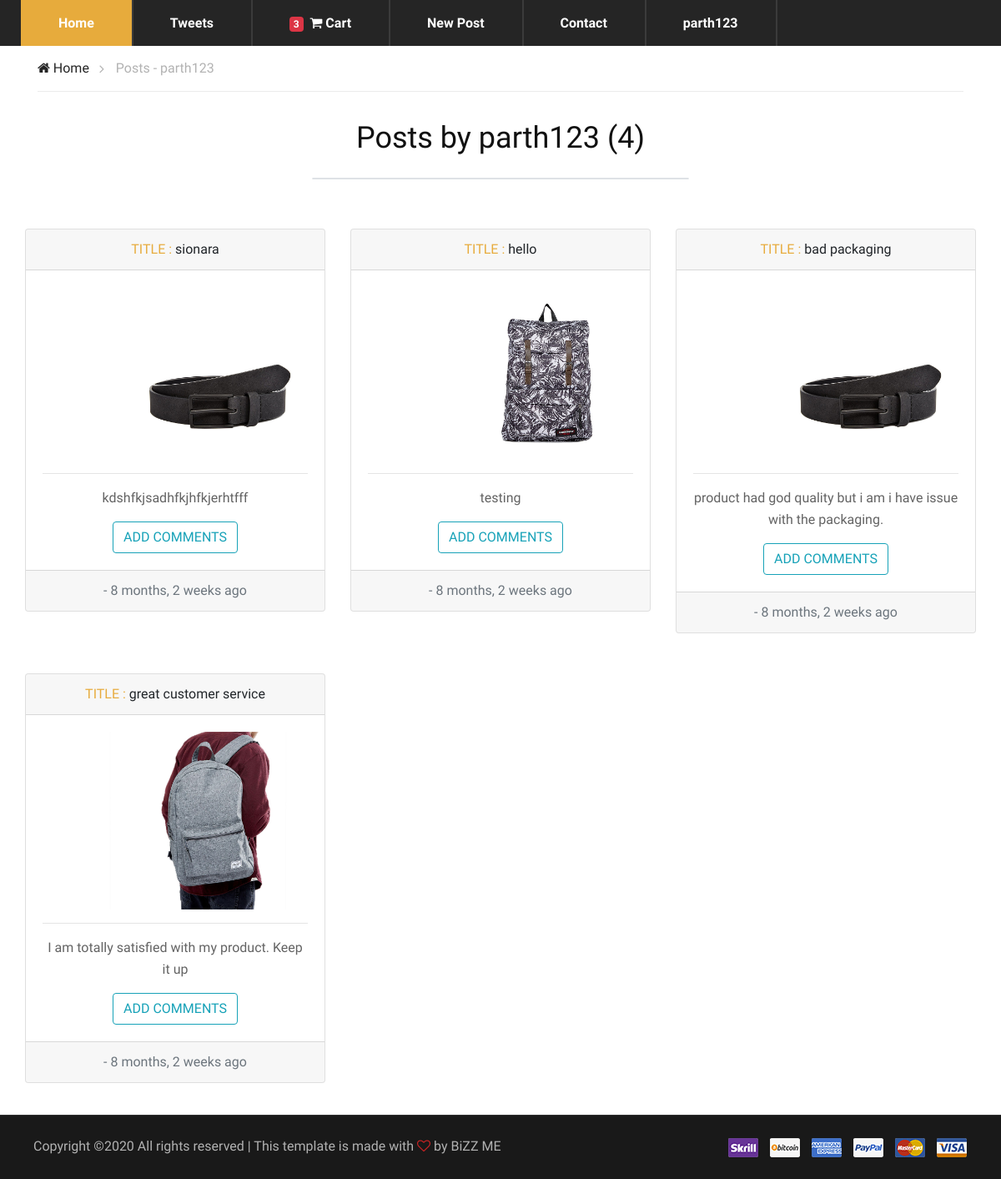
/posts/user/parth123 (signed in), run on the app's committed database.
### userpanel/models.py (models this page shows)
class User(AbstractUser):
    is_customer = models.BooleanField(default=False)
    is_business = models.BooleanField(default=False)

### ecommerce/models.py (models this page shows, shortened)
class Order(models.Model):
    user = models.ForeignKey(User,
                             on_delete=models.CASCADE)
    item = models.ManyToManyField(OrderItem)
    start_date = models.DateTimeField(auto_now_add=True)
    ordered_date = models.DateTimeField()
    ordered = models.BooleanField(default=False)
    billing_address = models.ForeignKey(
        'BillingAddress', on_delete=models.SET_NULL, blank=True, null=True)
    payment = models.ForeignKey(
        'Payment', on_delete=models.SET_NULL, blank=True, null=True)
    coupon = models.ForeignKey(
        'Coupon', on_delete=models.SET_NULL, blank=True, null=True)

### blogpost/models.py (models this page shows, shortened)
class Post(models.Model):
    user = models.ForeignKey(User, on_delete=models.CASCADE)
    title = models.CharField(max_length=120)
    content = models.TextField()
    date_posted = models.DateTimeField(default=timezone.now)
    image = models.ImageField(
        upload_to="BlogPost-image", null=True, blank=True)
    slug = models.SlugField(unique=True)
    updated = models.DateTimeField(auto_now=True, auto_now_add=False)
    timestamp = models.DateTimeField(auto_now=False, auto_now_add=True)
    class Meta:
        ordering = ["-timestamp", "-updated"]

### blogpost/views.py (the view)
# urls.py: path("user/<str:username>", UserPostListView.as_view(), name="user-posts"),
class UserPostListView(ListView):
    model = Post
    template_name = "blogpost/user_posts.html"  # <app>/<model>_<viewtype>.html
    context_object_name = "posts"
    paginate_by = 5
    def get_queryset(self):
        user = get_object_or_404(User, username=self.kwargs.get("username"))
        return Post.objects.filter(user=user).order_by("-date_posted")

### ecommerce/templatetags/cart_template_tags.py (called while the page is built)
@register.filter
def cart_item_count(user):
    if user.is_authenticated:
        qs = Order.objects.filter(user=user, ordered=False)
        if qs.exists():
            return qs[0].item.count()
    return 0

### templates/blogpost/user_posts.html (shortened to what this page needs)
{% extends "base.html" %}
{% load humanize i18n static humanize %}
{% block content %}
<div class="container">
    <div class="breacrumb-section">
        <div class="container">
            <div class="row">
                <div class="col-lg-12">
                    <div class="breadcrumb-text">
                        <a href="{% url 'home' %}"><i class="fa fa-home"></i> Home</a>
                        <span>Posts - {{ view.kwargs.username }} </span>
                    </div>
                </div>
            </div>
        </div>
    </div>
    <br>
    <center>
      <h2 class="mb-3" style="padding:10px;">
        Posts by
        {{ view.kwargs.username }}
        ({{ page_obj.paginator.count }})
      </h2>
    </center>
    <hr class="border"><br>
    <div class="row">
      {% for post in posts %}
      <div class="col-lg-4 col-md-6 mb-5">
        <div class="card text-center" style="max-height: 500px;">
          <div class="card-header">
            <span  style="color: #e7ab3c;">TITLE :</span>
              {{ post.title }}
          </div>
          <div class="card-body">
            {% if post.image %}
              <img src="{{ post.image.url }}" class="card-img-top">
            {% endif %}
            <hr>
              <p class="card-text">{{ post.content }}</p>
              <a type="button" href="{% url 'blogpost:detail' post.slug %}" class="btn btn-outline-info">
              ADD COMMENTS
              </a>
          </div>
          <div class="card-footer text-muted">
           - {{ post.date_posted|naturaltime  }}
          </div>
        </div>
      </div>
      {% endfor %}
    </div>
</div>
<footer class="footer-section" style="margin-top: -55px;">
  <div class="copyright-reserved">
    <div class="container">
      <div class="row">
        <div class="col-lg-12">
          <div class="copyright-text">
            Copyright &copy;<script>document.write(new Date().getFullYear());</script> All rights reserved | This template is made with <i class="fa fa-heart-o" aria-hidden="true"></i> by <a href="https://colorlib.com" target="_blank">BiZZ ME</a>
          </div>
          <div class="payment-pic">
            <img src="{% static 'img/payment-method.png' %}" alt="">
          </div>
        </div>
      </div>
    </div>
  </div>
</footer>
{% endblock content %}

### templates/navbar.html (shortened to what this page needs)
{% load static %}
{% load cart_template_tags %}
<header class="header-section">
  <div class="nav-item">
    <div class="container">
      <nav class="nav-menu mobile-menu">
        <ul>
          <li class="active">
            <a href="{% url 'home' %}">
              Home
            </a>
          </li>
          <li>
            <a href="{% url 'blogpost:post-list' %}">
              Tweets
            </a>
          </li>
          {% if request.user.is_authenticated %}
          <li>
            <a href="{% url 'ecommerce:order-summary' %}">
               <span class="badge badge-danger z-depth-1 mr-1"> {{ request.user|cart_item_count }} </span>
                        <i class="fa fa-shopping-cart"></i>
                        <span class="clearfix d-none d-sm-inline-block"> Cart </span>
            </a>
          </li>
          <li>
            <a href="{% url 'blogpost:post-create' %}">New Post</a>
          </li>
          {% endif %}
           <li><a href="{% url 'contact' %}">Contact</a></li>
           {% if request.user.is_authenticated %}
                <li><a href="#">{{ request.user.username }}</a>
           {% else %}
              <li><a href="#">User Management</a>
            {% endif %}
            </li>
        </ul>
      </nav>
  </div>
</div>
</header>

### static/css/MainStyle.css (style rules this page uses)
html, body { height: 100%; font-family: "Muli", sans-serif; -webkit-font-smoothing: antialiased; font-smoothing: antialiased; }
h1, h2, h3, h4, h5, h6 { margin: 0; color: #111111; font-weight: 400; font-family: "Muli", sans-serif; }
h2 { font-size: 36px; }
p { font-size: 16px; font-family: "Muli", sans-serif; color: #636363; font-weight: 400; line-height: 26px; margin: 0 0 15px 0; }
.border { border-radius: 3px; width: 450px; margin-bottom: 35px; }
img { max-width: 100%; }
ul, ol { padding: 0; margin: 0; }
.nav-item { background: #252525; display: -webkit-box; display: -ms-flexbox; display: flex; }
.nav-item .nav-menu { display: -webkit-inline-box; display: -ms-inline-flexbox; display: inline-flex; position: relative; }
.nav-item .nav-menu li { list-style: none; display: inline-block; margin-left: -5px; position: relative; }
.nav-item .nav-menu li.active a { background: #e7ab3c; }
.nav-item .nav-menu li a { font-size: 16px; font-weight: 700; display: block; color: #ffffff; border-right: 2px solid #3b3b3b; padding: 16px 42px 15px; -webkit-transition: all 0.3s; -o-transition: all 0.3s; transition: all 0.3s; }
.footer-section { background: #191919; }
.copyright-reserved { border-top: 1px solid #303030; padding: 15px ; margin-top: 45px; }
.copyright-reserved .copyright-text { padding: 10px; float: left; font-size: 16px; color: #b2b2b2; }
.copyright-reserved .copyright-text a { color: #b2b2b2; }
.copyright-reserved .copyright-text i { color: #cc2424; }
.copyright-reserved .payment-pic { float: right; padding: 10px ; }
.breadcrumb-text { border-bottom: 1px solid #ebebeb; padding: 15px 0; }
.breadcrumb-text a { display: inline-block; font-size: 16px; color: #252525; margin-right: 28px; position: relative; }
.breadcrumb-text a:after { position: absolute; right: -18px; top: 0px; content: ""; font-family: "FontAwesome"; font-size: 16px; color: #b2b2b2; }
.breadcrumb-text span { display: inline-block; color: #b2b2b2; }
@media only screen and (min-width: 1200px) and (max-width: 1920px) { .nav-item .nav-menu li a { padding: 16px 45px 15px; } }
@media only screen and (min-width: 1200px) { .container { max-width: 1170px; } }

### data on the page
User: user|cart_item_count "3", user.username "parth123", kwargs.username "parth123"
Post: title "sionara", image (picture), content "kdshfkjsadhfkjhfkjerhtfff", date_posted "8 months, 2 weeks ago"
Post: title "hello", image (picture), content "testing", date_posted "8 months, 2 weeks ago"
Post: title "bad packaging", image (picture), content "product had god quality but i am i have issue with the packaging.", date_posted "8 months, 2 weeks ago"
Post: title "great customer service", image (picture), content "I am totally satisfied with my product. Keep it up", date_posted "8 months, 2 weeks ago"

### other printed values
{{ page_obj.paginator.count }} "4"
